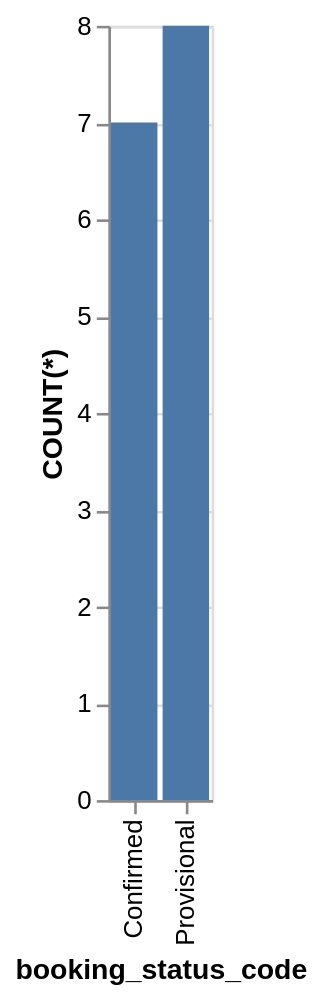

Write a Vega-Lite specification for this figure.
### Vega-Lite specification from a JSON file in a GitHub repository (floating-point values rounded to 4 significant figures)
{"data": {"values": [{"x_data": "Confirmed", "y_data": 7}, {"x_data": "Provisional", "y_data": 8}]}, "mark": "bar", "encoding": {"x": {"field": "x_data", "type": "nominal", "title": "booking_status_code", "sort": "ascending"}, "y": {"field": "y_data", "type": "quantitative", "title": "COUNT(*)"}}}
